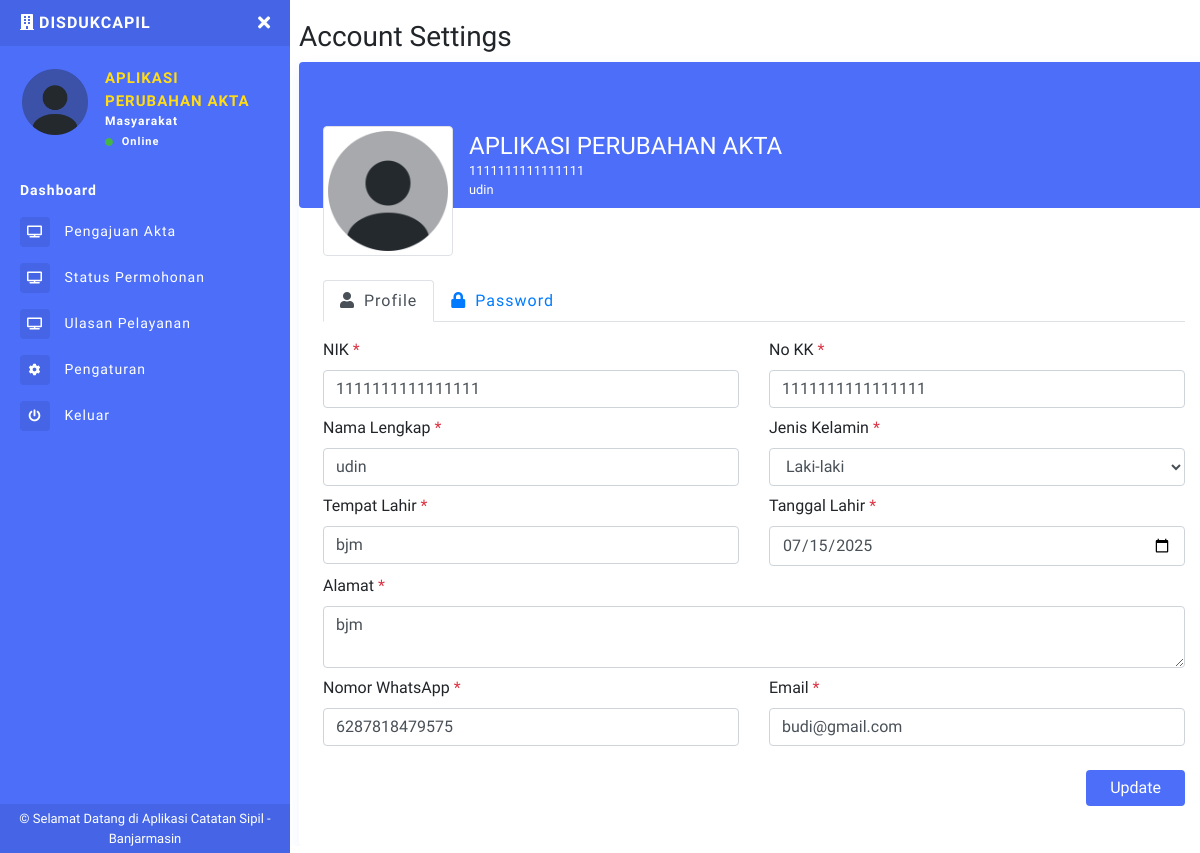
The app's page /pengaturan.php (signed in), older data.
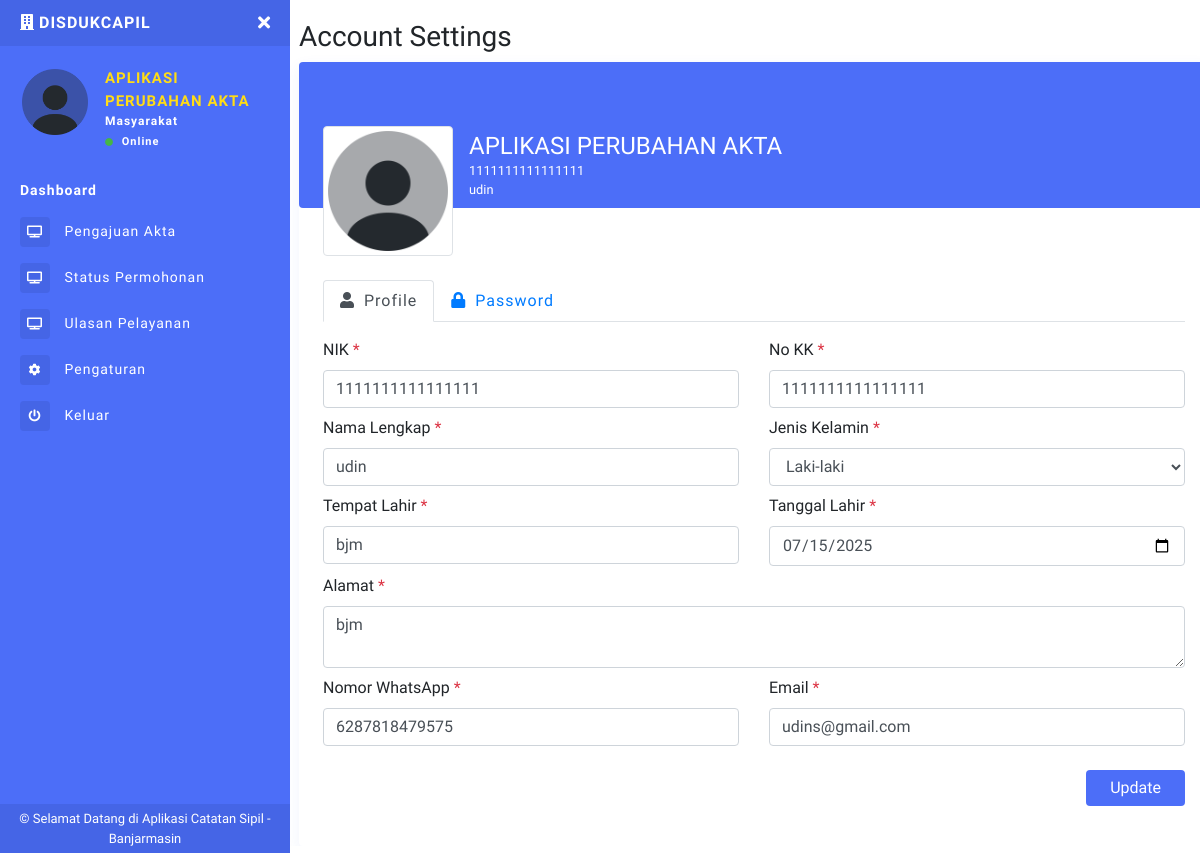
The same page, newer data.
### tables this page shows
CREATE TABLE `users` (
  `id_user` int(11) NOT NULL,
  `nik` varchar(16) NOT NULL,
  `no_kk` varchar(16) NOT NULL,
  `nama_lengkap` varchar(100) NOT NULL,
  `jk` enum('L','P') NOT NULL,
  `tempat_lahir` varchar(50) DEFAULT NULL,
  `tanggal_lahir` date DEFAULT NULL,
  `alamat` text DEFAULT NULL,
  `no_wa` varchar(15) DEFAULT NULL,
  `email` varchar(100) DEFAULT NULL,
  `password` varchar(255) NOT NULL,
  `role` varchar(255) NOT NULL,
  `logo` varchar(255) NOT NULL
);

### pengaturan.php (the view, shortened to what the changed rows need)
<?php
include 'sidebar.php';
?>
<h1 class="h3 mb-2">Account Settings</h1>
<div class="bg-white shadow rounded overflow-hidden">
    <div class="px-4 bg-purple" style="border-radius:0.25rem;">
        <div class="media align-items-end profile-header">
            <form method="POST" action="proses-logo.php" enctype="multipart/form-data">
                <div class="profile mr-3">
                    <label for="logo"><img src="assets/images/<?php echo $logo ?>" alt="logo" class="img-cover-profile rounded mb-2 img-thumbnail"></label>
                </div>
            </form>
            <div class="media-body mb-5 text-white">
                <h4 class="mt-0 mb-0">APLIKASI PERUBAHAN AKTA</h4>
                <p class="small mb-0"><?php echo $nik ?></p>
                <p class="small mb-4"><?php echo $nama_lengkap ?></p>
            </div>
        </div>
    </div>
    <div class="py-4 px-4 mt-5">
        <div class="tab-content py-3">
            <div id="PageProfile" class="tab-pane active">
                <form method="post">
                    <div class="row">
                        <div class="col-md-6 mb-2">
                            <label for="nik">NIK <span class="text-danger">*</span></label>
                            <input name="nik" type="text" class="form-control" id="nik" value="<?php echo $nik ?? ''; ?>" required>
                        </div>
                        <div class="col-md-6 mb-2">
                            <label for="no_kk">No KK <span class="text-danger">*</span></label>
                            <input name="no_kk" type="text" class="form-control" id="no_kk" value="<?php echo $no_kk ?? ''; ?>" required>
                        </div>
                        <div class="col-md-6 mb-2">
                            <label for="nama_lengkap">Nama Lengkap <span class="text-danger">*</span></label>
                            <input name="nama_lengkap" type="text" class="form-control" id="nama_lengkap" value="<?php echo $nama_lengkap ?? ''; ?>" required>
                        </div>
                        <div class="col-md-6 mb-2">
                            <label for="jk">Jenis Kelamin <span class="text-danger">*</span></label>
                            <select name="jk" id="jk" class="form-control" required>
                                <option value="L" <?php if (($jk ?? '') == 'L') echo 'selected'; ?>>Laki-laki</option>
                            </select>
                        </div>
                        <div class="col-md-6 mb-2">
                            <label for="tempat_lahir">Tempat Lahir <span class="text-danger">*</span></label>
                            <input name="tempat_lahir" type="text" class="form-control" id="tempat_lahir" value="<?php echo $tempat_lahir ?? ''; ?>" required>
                        </div>
                        <div class="col-md-6 mb-2">
                            <label for="tanggal_lahir">Tanggal Lahir <span class="text-danger">*</span></label>
                            <input name="tanggal_lahir" type="date" class="form-control" id="tanggal_lahir" value="<?php echo $tanggal_lahir ?? ''; ?>" required>
                        </div>
                        <div class="col-md-12 mb-2">
                            <label for="alamat">Alamat <span class="text-danger">*</span></label>
                            <textarea name="alamat" class="form-control" id="alamat" rows="2" required><?php echo $alamat ?? ''; ?></textarea>
                        </div>
                        <div class="col-md-6 mb-2">
                            <label for="no_wa">Nomor WhatsApp <span class="text-danger">*</span></label>
                            <input name="no_wa" type="text" class="form-control" id="no_wa" value="<?php echo $no_wa ?? ''; ?>" required>
                        </div>
                        <div class="col-md-6 mb-2">
                            <label for="email">Email <span class="text-danger">*</span></label>
                            <input name="email" type="email" class="form-control" id="email" value="<?php echo $email ?? ''; ?>" required>
                        </div>
                    </div>
                </form>
            </div>
        </div>
    </div>
</div>
</div>
</main>
</div>
    </body>
    </html>

### sidebar.php (shortened to what the changed rows need)
<?php
include "config.php";
$uid = $_SESSION['id_user'];
$DataLogin = mysqli_fetch_array(mysqli_query($conn, "SELECT * FROM users WHERE id_user='$uid'"));
$nik = $DataLogin['nik'];
$no_kk = $DataLogin['no_kk'];
$nama_lengkap = $DataLogin['nama_lengkap'];
$jk = $DataLogin['jk'];
$tempat_lahir = $DataLogin['tempat_lahir'];
$tanggal_lahir = $DataLogin['tanggal_lahir'];
$alamat = $DataLogin['alamat'];
$no_wa = $DataLogin['no_wa'];
$email = $DataLogin['email'];
$role = $DataLogin['role'];
$logo = $DataLogin['logo'];
?>
<!DOCTYPE html>
<html>
<head>
  <link rel="stylesheet" href="https://maxcdn.bootstrapcdn.com/bootstrap/4.0.0/css/bootstrap.min.css">
  <link href="assets/css/style.css" rel="stylesheet">
  <link href="https://use.fontawesome.com/releases/v5.0.6/css/all.css" rel="stylesheet">
  <link href="assets/vendor/datatables/dataTables.bootstrap4.min.css" rel="stylesheet">
  <link href="assets/vendor/datatables/responsive.bootstrap4.min.css" rel="stylesheet">
</head>
<body>
  <div class="page-wrapper chiller-theme toggled">
    <nav id="sidebar" class="sidebar-wrapper" style="width: 290px">
      <div class="sidebar-content">
        <div class="sidebar-header">
          <div class="user-pic" style="height:70px;width:70px;">
            <img class="img-responsive img-rounded" src="assets/images/<?php echo $logo ?>"
              alt="User picture">
          </div>
          <div class="user-info">
            <span class="user-name">APLIKASI
            </span>
            <span class="user-name">PERUBAHAN AKTA
            </span>
            <span class="user-role"><?php echo $role ?></span>
            <span class="user-status">
              <i class="fa fa-circle"></i>
              <span>Online</span>
            </span>
          </div>
        </div>
      </div>
    </nav>
    <main class="page-content ml-4">
      <div class="container-fluid">

Row changes from the older to the newer data that the page shows:
changed users "udin": email "budi@gmail.com" → "udins@gmail.com"
